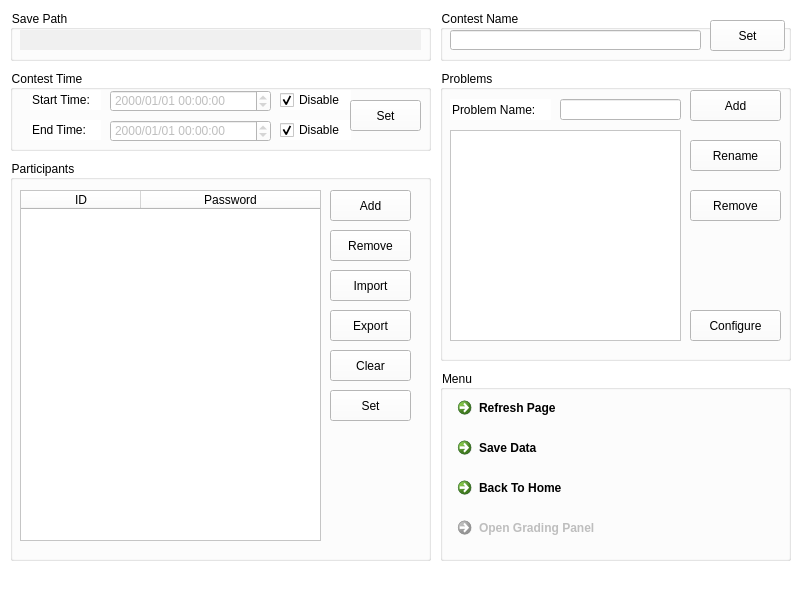
<?xml version="1.0" encoding="UTF-8"?>
<ui version="4.0">
 <class>ContestEditor</class>
 <widget class="QMainWindow" name="ContestEditor">
  <property name="geometry">
   <rect>
    <x>0</x>
    <y>0</y>
    <width>800</width>
    <height>600</height>
   </rect>
  </property>
  <property name="minimumSize">
   <size>
    <width>800</width>
    <height>600</height>
   </size>
  </property>
  <property name="maximumSize">
   <size>
    <width>800</width>
    <height>600</height>
   </size>
  </property>
  <property name="windowTitle">
   <string>Edit Contest Information</string>
  </property>
  <property name="windowIcon">
   <iconset theme="QIcon::ThemeIcon::DocumentSaveAs"/>
  </property>
  <property name="autoFillBackground">
   <bool>false</bool>
  </property>
  <property name="styleSheet">
   <string notr="true">background-color: rgb(255, 255, 255);</string>
  </property>
  <widget class="QWidget" name="centralwidget">
   <widget class="QGroupBox" name="pathbox">
    <property name="geometry">
     <rect>
      <x>10</x>
      <y>10</y>
      <width>421</width>
      <height>51</height>
     </rect>
    </property>
    <property name="title">
     <string>Save Path</string>
    </property>
    <widget class="QLineEdit" name="ctpathtext">
     <property name="enabled">
      <bool>true</bool>
     </property>
     <property name="geometry">
      <rect>
       <x>10</x>
       <y>20</y>
       <width>401</width>
       <height>20</height>
      </rect>
     </property>
     <property name="cursor">
      <cursorShape>ArrowCursor</cursorShape>
     </property>
     <property name="autoFillBackground">
      <bool>false</bool>
     </property>
     <property name="styleSheet">
      <string notr="true">background-color: rgb(240, 240, 240);</string>
     </property>
     <property name="frame">
      <bool>false</bool>
     </property>
     <property name="readOnly">
      <bool>true</bool>
     </property>
    </widget>
   </widget>
   <widget class="QGroupBox" name="namebox">
    <property name="geometry">
     <rect>
      <x>440</x>
      <y>10</y>
      <width>351</width>
      <height>51</height>
     </rect>
    </property>
    <property name="title">
     <string>Contest Name</string>
    </property>
    <widget class="QLineEdit" name="nametext">
     <property name="enabled">
      <bool>true</bool>
     </property>
     <property name="geometry">
      <rect>
       <x>10</x>
       <y>20</y>
       <width>251</width>
       <height>20</height>
      </rect>
     </property>
     <property name="mouseTracking">
      <bool>true</bool>
     </property>
     <property name="autoFillBackground">
      <bool>false</bool>
     </property>
     <property name="styleSheet">
      <string notr="true"/>
     </property>
     <property name="frame">
      <bool>true</bool>
     </property>
     <property name="clearButtonEnabled">
      <bool>true</bool>
     </property>
    </widget>
    <widget class="QPushButton" name="setnamebtn">
     <property name="geometry">
      <rect>
       <x>270</x>
       <y>10</y>
       <width>75</width>
       <height>31</height>
      </rect>
     </property>
     <property name="text">
      <string>Set</string>
     </property>
     <property name="icon">
      <iconset theme="QIcon::ThemeIcon::SyncSynchronizing"/>
     </property>
    </widget>
   </widget>
   <widget class="QGroupBox" name="timebox">
    <property name="geometry">
     <rect>
      <x>10</x>
      <y>70</y>
      <width>421</width>
      <height>81</height>
     </rect>
    </property>
    <property name="title">
     <string>Contest Time</string>
    </property>
    <widget class="QDateTimeEdit" name="sttime">
     <property name="enabled">
      <bool>false</bool>
     </property>
     <property name="geometry">
      <rect>
       <x>100</x>
       <y>20</y>
       <width>161</width>
       <height>22</height>
      </rect>
     </property>
     <property name="displayFormat">
      <string notr="true">yyyy/MM/dd hh:mm:ss</string>
     </property>
    </widget>
    <widget class="QDateTimeEdit" name="edtime">
     <property name="enabled">
      <bool>false</bool>
     </property>
     <property name="geometry">
      <rect>
       <x>100</x>
       <y>50</y>
       <width>161</width>
       <height>22</height>
      </rect>
     </property>
     <property name="displayFormat">
      <string notr="true">yyyy/MM/dd hh:mm:ss</string>
     </property>
    </widget>
    <widget class="QLineEdit" name="sttimetxt">
     <property name="enabled">
      <bool>false</bool>
     </property>
     <property name="geometry">
      <rect>
       <x>20</x>
       <y>20</y>
       <width>71</width>
       <height>20</height>
      </rect>
     </property>
     <property name="mouseTracking">
      <bool>true</bool>
     </property>
     <property name="focusPolicy">
      <enum>Qt::FocusPolicy::NoFocus</enum>
     </property>
     <property name="autoFillBackground">
      <bool>false</bool>
     </property>
     <property name="styleSheet">
      <string notr="true">color: rgb(0, 0, 0);</string>
     </property>
     <property name="text">
      <string>Start Time:</string>
     </property>
     <property name="frame">
      <bool>false</bool>
     </property>
     <property name="readOnly">
      <bool>true</bool>
     </property>
     <property name="clearButtonEnabled">
      <bool>false</bool>
     </property>
    </widget>
    <widget class="QLineEdit" name="edtimetxt">
     <property name="enabled">
      <bool>false</bool>
     </property>
     <property name="geometry">
      <rect>
       <x>20</x>
       <y>50</y>
       <width>71</width>
       <height>20</height>
      </rect>
     </property>
     <property name="autoFillBackground">
      <bool>false</bool>
     </property>
     <property name="styleSheet">
      <string notr="true">color: rgb(0, 0, 0);</string>
     </property>
     <property name="text">
      <string>End Time:</string>
     </property>
     <property name="frame">
      <bool>false</bool>
     </property>
     <property name="readOnly">
      <bool>true</bool>
     </property>
    </widget>
    <widget class="QCheckBox" name="dstchkbox">
     <property name="geometry">
      <rect>
       <x>270</x>
       <y>20</y>
       <width>71</width>
       <height>20</height>
      </rect>
     </property>
     <property name="text">
      <string>Disable</string>
     </property>
     <property name="checked">
      <bool>true</bool>
     </property>
    </widget>
    <widget class="QCheckBox" name="dedchkbox">
     <property name="geometry">
      <rect>
       <x>270</x>
       <y>50</y>
       <width>71</width>
       <height>20</height>
      </rect>
     </property>
     <property name="text">
      <string>Disable</string>
     </property>
     <property name="checked">
      <bool>true</bool>
     </property>
    </widget>
    <widget class="QPushButton" name="settimebtn">
     <property name="geometry">
      <rect>
       <x>340</x>
       <y>30</y>
       <width>71</width>
       <height>31</height>
      </rect>
     </property>
     <property name="text">
      <string>Set</string>
     </property>
     <property name="icon">
      <iconset theme="QIcon::ThemeIcon::SyncSynchronizing"/>
     </property>
    </widget>
   </widget>
   <widget class="QGroupBox" name="pabox">
    <property name="geometry">
     <rect>
      <x>10</x>
      <y>160</y>
      <width>421</width>
      <height>401</height>
     </rect>
    </property>
    <property name="title">
     <string>Participants</string>
    </property>
    <widget class="QTableWidget" name="patabwid">
     <property name="geometry">
      <rect>
       <x>10</x>
       <y>30</y>
       <width>301</width>
       <height>351</height>
      </rect>
     </property>
     <property name="sizePolicy">
      <sizepolicy hsizetype="Preferred" vsizetype="Preferred">
       <horstretch>0</horstretch>
       <verstretch>0</verstretch>
      </sizepolicy>
     </property>
     <property name="mouseTracking">
      <bool>true</bool>
     </property>
     <property name="frameShape">
      <enum>QFrame::Shape::StyledPanel</enum>
     </property>
     <property name="midLineWidth">
      <number>1</number>
     </property>
     <property name="verticalScrollBarPolicy">
      <enum>Qt::ScrollBarPolicy::ScrollBarAsNeeded</enum>
     </property>
     <property name="horizontalScrollBarPolicy">
      <enum>Qt::ScrollBarPolicy::ScrollBarAlwaysOff</enum>
     </property>
     <property name="sizeAdjustPolicy">
      <enum>QAbstractScrollArea::SizeAdjustPolicy::AdjustIgnored</enum>
     </property>
     <property name="autoScrollMargin">
      <number>16</number>
     </property>
     <property name="editTriggers">
      <set>QAbstractItemView::EditTrigger::AnyKeyPressed|QAbstractItemView::EditTrigger::DoubleClicked|QAbstractItemView::EditTrigger::EditKeyPressed|QAbstractItemView::EditTrigger::SelectedClicked</set>
     </property>
     <property name="alternatingRowColors">
      <bool>false</bool>
     </property>
     <property name="selectionMode">
      <enum>QAbstractItemView::SelectionMode::SingleSelection</enum>
     </property>
     <property name="selectionBehavior">
      <enum>QAbstractItemView::SelectionBehavior::SelectRows</enum>
     </property>
     <property name="verticalScrollMode">
      <enum>QAbstractItemView::ScrollMode::ScrollPerItem</enum>
     </property>
     <property name="horizontalScrollMode">
      <enum>QAbstractItemView::ScrollMode::ScrollPerPixel</enum>
     </property>
     <property name="sortingEnabled">
      <bool>false</bool>
     </property>
     <property name="rowCount">
      <number>0</number>
     </property>
     <property name="columnCount">
      <number>2</number>
     </property>
     <attribute name="horizontalHeaderVisible">
      <bool>true</bool>
     </attribute>
     <attribute name="horizontalHeaderCascadingSectionResizes">
      <bool>true</bool>
     </attribute>
     <attribute name="horizontalHeaderDefaultSectionSize">
      <number>120</number>
     </attribute>
     <attribute name="horizontalHeaderStretchLastSection">
      <bool>true</bool>
     </attribute>
     <attribute name="verticalHeaderVisible">
      <bool>true</bool>
     </attribute>
     <attribute name="verticalHeaderCascadingSectionResizes">
      <bool>true</bool>
     </attribute>
     <attribute name="verticalHeaderDefaultSectionSize">
      <number>30</number>
     </attribute>
     <attribute name="verticalHeaderStretchLastSection">
      <bool>false</bool>
     </attribute>
     <column>
      <property name="text">
       <string>ID</string>
      </property>
     </column>
     <column>
      <property name="text">
       <string>Password</string>
      </property>
     </column>
    </widget>
    <widget class="QPushButton" name="addbtn">
     <property name="geometry">
      <rect>
       <x>320</x>
       <y>30</y>
       <width>81</width>
       <height>31</height>
      </rect>
     </property>
     <property name="text">
      <string>Add</string>
     </property>
     <property name="icon">
      <iconset theme="QIcon::ThemeIcon::ContactNew"/>
     </property>
    </widget>
    <widget class="QPushButton" name="impbtn">
     <property name="geometry">
      <rect>
       <x>320</x>
       <y>110</y>
       <width>81</width>
       <height>31</height>
      </rect>
     </property>
     <property name="text">
      <string>Import</string>
     </property>
     <property name="icon">
      <iconset theme="QIcon::ThemeIcon::DocumentOpen"/>
     </property>
    </widget>
    <widget class="QPushButton" name="setbtn">
     <property name="geometry">
      <rect>
       <x>320</x>
       <y>230</y>
       <width>81</width>
       <height>31</height>
      </rect>
     </property>
     <property name="text">
      <string>Set</string>
     </property>
     <property name="icon">
      <iconset theme="QIcon::ThemeIcon::SyncSynchronizing"/>
     </property>
    </widget>
    <widget class="QPushButton" name="rembtn">
     <property name="geometry">
      <rect>
       <x>320</x>
       <y>70</y>
       <width>81</width>
       <height>31</height>
      </rect>
     </property>
     <property name="text">
      <string>Remove</string>
     </property>
     <property name="icon">
      <iconset theme="QIcon::ThemeIcon::EditDelete"/>
     </property>
    </widget>
    <widget class="QPushButton" name="expbtn">
     <property name="geometry">
      <rect>
       <x>320</x>
       <y>150</y>
       <width>81</width>
       <height>31</height>
      </rect>
     </property>
     <property name="text">
      <string>Export</string>
     </property>
     <property name="icon">
      <iconset theme="QIcon::ThemeIcon::DocumentNew"/>
     </property>
    </widget>
    <widget class="QPushButton" name="clearbtn">
     <property name="geometry">
      <rect>
       <x>320</x>
       <y>190</y>
       <width>81</width>
       <height>31</height>
      </rect>
     </property>
     <property name="text">
      <string>Clear</string>
     </property>
     <property name="icon">
      <iconset theme="QIcon::ThemeIcon::EditClear"/>
     </property>
    </widget>
   </widget>
   <widget class="QGroupBox" name="menubox">
    <property name="geometry">
     <rect>
      <x>440</x>
      <y>370</y>
      <width>351</width>
      <height>191</height>
     </rect>
    </property>
    <property name="title">
     <string>Menu</string>
    </property>
    <widget class="QCommandLinkButton" name="refreshbtn">
     <property name="geometry">
      <rect>
       <x>10</x>
       <y>20</y>
       <width>331</width>
       <height>41</height>
      </rect>
     </property>
     <property name="text">
      <string>Refresh Page</string>
     </property>
     <property name="icon">
      <iconset theme="QIcon::ThemeIcon::ViewRefresh"/>
     </property>
    </widget>
    <widget class="QCommandLinkButton" name="savebtn">
     <property name="geometry">
      <rect>
       <x>10</x>
       <y>60</y>
       <width>331</width>
       <height>41</height>
      </rect>
     </property>
     <property name="text">
      <string>Save Data</string>
     </property>
     <property name="icon">
      <iconset theme="QIcon::ThemeIcon::DocumentSave"/>
     </property>
    </widget>
    <widget class="QCommandLinkButton" name="returnbtn">
     <property name="geometry">
      <rect>
       <x>10</x>
       <y>100</y>
       <width>331</width>
       <height>41</height>
      </rect>
     </property>
     <property name="text">
      <string>Back To Home</string>
     </property>
     <property name="icon">
      <iconset theme="QIcon::ThemeIcon::GoHome"/>
     </property>
    </widget>
    <widget class="QCommandLinkButton" name="gradebtn">
     <property name="enabled">
      <bool>false</bool>
     </property>
     <property name="geometry">
      <rect>
       <x>10</x>
       <y>140</y>
       <width>331</width>
       <height>41</height>
      </rect>
     </property>
     <property name="text">
      <string>Open Grading Panel</string>
     </property>
     <property name="icon">
      <iconset theme="QIcon::ThemeIcon::WindowNew"/>
     </property>
    </widget>
   </widget>
   <widget class="QGroupBox" name="probbox">
    <property name="geometry">
     <rect>
      <x>440</x>
      <y>70</y>
      <width>351</width>
      <height>291</height>
     </rect>
    </property>
    <property name="title">
     <string>Problems</string>
    </property>
    <widget class="QListWidget" name="problistwid">
     <property name="geometry">
      <rect>
       <x>10</x>
       <y>60</y>
       <width>231</width>
       <height>211</height>
      </rect>
     </property>
     <property name="frameShape">
      <enum>QFrame::Shape::StyledPanel</enum>
     </property>
     <property name="editTriggers">
      <set>QAbstractItemView::EditTrigger::NoEditTriggers</set>
     </property>
     <property name="dragDropOverwriteMode">
      <bool>false</bool>
     </property>
     <property name="alternatingRowColors">
      <bool>false</bool>
     </property>
     <property name="currentRow">
      <number>-1</number>
     </property>
    </widget>
    <widget class="QPushButton" name="addprobbtn">
     <property name="geometry">
      <rect>
       <x>250</x>
       <y>20</y>
       <width>91</width>
       <height>31</height>
      </rect>
     </property>
     <property name="text">
      <string>Add</string>
     </property>
     <property name="icon">
      <iconset theme="QIcon::ThemeIcon::FolderNew"/>
     </property>
    </widget>
    <widget class="QPushButton" name="remprobbtn">
     <property name="geometry">
      <rect>
       <x>250</x>
       <y>120</y>
       <width>91</width>
       <height>31</height>
      </rect>
     </property>
     <property name="text">
      <string>Remove</string>
     </property>
     <property name="icon">
      <iconset theme="QIcon::ThemeIcon::EditDelete"/>
     </property>
    </widget>
    <widget class="QPushButton" name="confprobbtn">
     <property name="geometry">
      <rect>
       <x>250</x>
       <y>240</y>
       <width>91</width>
       <height>31</height>
      </rect>
     </property>
     <property name="text">
      <string>Configure</string>
     </property>
     <property name="icon">
      <iconset theme="QIcon::ThemeIcon::InsertLink"/>
     </property>
    </widget>
    <widget class="QPushButton" name="renprobbtn">
     <property name="geometry">
      <rect>
       <x>250</x>
       <y>70</y>
       <width>91</width>
       <height>31</height>
      </rect>
     </property>
     <property name="text">
      <string>Rename</string>
     </property>
     <property name="icon">
      <iconset theme="QIcon::ThemeIcon::MailMessageNew"/>
     </property>
    </widget>
    <widget class="QLineEdit" name="probnametext">
     <property name="geometry">
      <rect>
       <x>120</x>
       <y>29</y>
       <width>121</width>
       <height>21</height>
      </rect>
     </property>
     <property name="autoFillBackground">
      <bool>false</bool>
     </property>
     <property name="text">
      <string/>
     </property>
     <property name="frame">
      <bool>true</bool>
     </property>
     <property name="clearButtonEnabled">
      <bool>true</bool>
     </property>
    </widget>
    <widget class="QLineEdit" name="probname">
     <property name="enabled">
      <bool>false</bool>
     </property>
     <property name="geometry">
      <rect>
       <x>10</x>
       <y>29</y>
       <width>101</width>
       <height>21</height>
      </rect>
     </property>
     <property name="autoFillBackground">
      <bool>false</bool>
     </property>
     <property name="styleSheet">
      <string notr="true">color: rgb(0, 0, 0);</string>
     </property>
     <property name="text">
      <string>Problem Name:</string>
     </property>
     <property name="frame">
      <bool>false</bool>
     </property>
    </widget>
   </widget>
  </widget>
  <widget class="QStatusBar" name="statusbar"/>
 </widget>
 <resources/>
 <connections/>
</ui>
